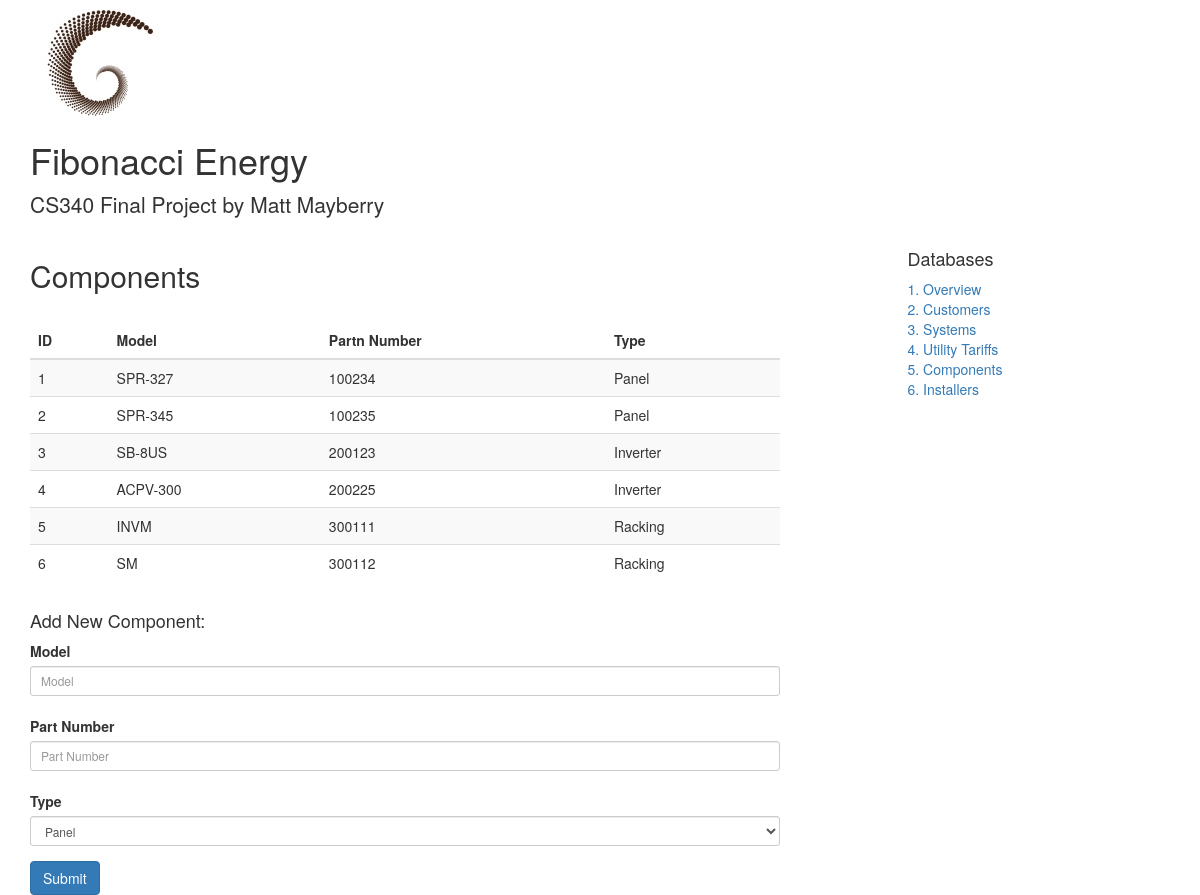
/components_db.php, run on the app's committed database.
### tables this page shows
CREATE TABLE components (
  id SMALLINT UNSIGNED NOT NULL AUTO_INCREMENT,
  model VARCHAR(45) NOT NULL,
  part_num VARCHAR(45) NOT NULL,
  type VARCHAR(45) NOT NULL,
  PRIMARY KEY  (id)
);

### components_db.php (the view, shortened to what this page needs)
<!DOCTYPE html>
<html lang="en">
  <head>
    <link href="css/bootstrap.min.css" rel="stylesheet">
 </head>
  <body>
    <div class="container">
      <div class="blog-header">
        <img src="logo.png" class="img-rounded">
        <h1 class="blog-title">Fibonacci Energy</h1>
        <p class="lead blog-description">CS340 Final Project by Matt Mayberry</p>
      </div>
      <div class="row">
        <div class="col-sm-8 blog-main">
          <div class="blog-post">
            <h2 class="blog-post-title">Components</h2>
              <div class="table-responsive">
                <table class="table table-striped">
                  <thead>
                      <th>ID</th>
                      <th>Model</th>
                      <th>Partn Number</th>
                      <th>Type</th>
                  </thead>
                  <tbody>
                    <?php
                    $servername = "oniddb.cws.oregonstate.edu";
                    $username = "mayberrm-db";
                    $password = "6WkeIuOq07u840wg";
                    $dbname = "mayberrm-db";
                    $conn = new mysqli($servername, $username, $password, $dbname);
                    $sql = "SELECT * FROM components";
                    $result = $conn->query($sql);
                    if ($result->num_rows > 0) {
                        while($row = $result->fetch_assoc()) {
                            echo "<tr><td>".$row["id"]."</td><td>".$row["model"]."</td><td>".$row["part_num"]."</td><td>".$row["type"]."</td></tr>" ;
                        }
                    } else {
                        echo "0 results";
                    }
                    ?>
                  </tbody>
              </table>
            </div>
            <div>
              <h4>Add New Component:</h4>
               <form action="add_component.php" method="post">
                <div class="form-group form-group-sm">
                  <label for="model">Model</label>
                  <input class="form-control" type="text" id="model" name="model"placeholder="Model"><br>
                  <label for="part_num">Part Number</label>
                  <input class="form-control" type="text" id="part_num" name="part_num" placeholder="Part Number"><br>
                  <label for="type">Type</label>
                  <select class="form-control" name="type">
                    <option value="panel">Panel</option>
                  </select>
                </div>
                <button type="submit" class="btn btn-primary">Submit</button>
              </form>
            </div>
          </div>
        </div>
        <div class="col-sm-3 col-sm-offset-1 blog-sidebar">
          <div class="sidebar-module">
            <h4>Databases</h4>
                  <ol class="list-unstyled">
                    <li><a href="index.html">1. Overview</a></li>
                    <li><a href="customers_db.php">2. Customers</a></li>
                    <li><a href="systems_db.php">3. Systems</a></li>
                    <li><a href="utility-tariffs_db.php">4. Utility Tariffs</a><li>
                    <li><a href="components_db.php">5. Components</a></li>
                    <li><a href="installers_db.php">6. Installers</a></li>
              </ol>
          </div>
        </div>
      </div>
    </div>
  </body>
</html>

### data on the page
components: id "1", model "SPR-327", part_num "100234", type "Panel"
components: id "2", model "SPR-345", part_num "100235", type "Panel"
components: id "3", model "SB-8US", part_num "200123", type "Inverter"
components: id "4", model "ACPV-300", part_num "200225", type "Inverter"
components: id "5", model "INVM", part_num "300111", type "Racking"
components: id "6", model "SM", part_num "300112", type "Racking"
